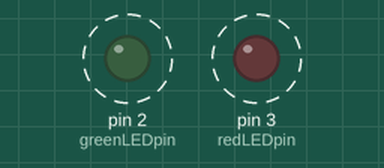
Recording of a sketch running on a simulated Arduino Uno, built with avr-gcc and run on an emulated ATmega328P. Shown: output pins drawn as LEDs (lit = HIGH). Dashed ring = blinking.

Above: at 0.2 s.
Timing chart, 0 to 4.6 s (numbered marks = the images above):
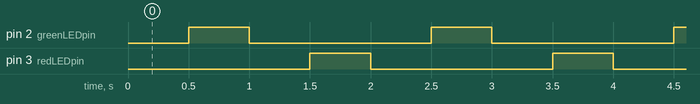

Measured:
- by itself, pin 2 (greenLEDpin), pin 3 (redLEDpin): alternates HIGH for 0.50 s and LOW for 1.5 s
- by itself, everything shown: repeats every 2.0 s, in 4 steps

The sketch:

debug_led_test.ino
```cpp
// digital pins connected to debugging LEDs
#define greenLEDpin 2
#define redLEDpin 3

void setup() {
  // enable debugging LEDs
  pinMode(redLEDpin, OUTPUT);
  pinMode(greenLEDpin, OUTPUT);

}

void loop() {
  delay(500);
  digitalWrite(greenLEDpin, HIGH);
  delay(500);
  digitalWrite(greenLEDpin, LOW);
  delay(500);
  digitalWrite(redLEDpin, HIGH);
  delay(500);
  digitalWrite(redLEDpin, LOW);

}
```
